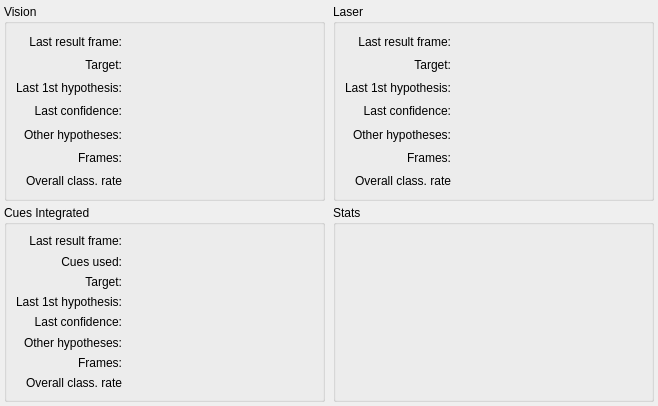
<ui version="4.0" >
 <class>ResultsDialog</class>
 <widget class="QDialog" name="ResultsDialog" >
  <property name="geometry" >
   <rect>
    <x>0</x>
    <y>0</y>
    <width>658</width>
    <height>406</height>
   </rect>
  </property>
  <property name="windowTitle" >
   <string>Results</string>
  </property>
  <property name="windowIcon" >
   <iconset resource="Monitor.qrc" >:/Monitor/resources/monitor.png</iconset>
  </property>
  <layout class="QGridLayout" >
   <property name="leftMargin" >
    <number>4</number>
   </property>
   <property name="topMargin" >
    <number>4</number>
   </property>
   <property name="rightMargin" >
    <number>4</number>
   </property>
   <property name="bottomMargin" >
    <number>4</number>
   </property>
   <property name="horizontalSpacing" >
    <number>8</number>
   </property>
   <property name="verticalSpacing" >
    <number>4</number>
   </property>
   <item row="0" column="0" >
    <widget class="QGroupBox" name="groupBox" >
     <property name="title" >
      <string>Vision</string>
     </property>
     <layout class="QGridLayout" >
      <item row="0" column="0" >
       <widget class="QLabel" name="label" >
        <property name="text" >
         <string>Last result frame:</string>
        </property>
        <property name="alignment" >
         <set>Qt::AlignRight|Qt::AlignTrailing|Qt::AlignVCenter</set>
        </property>
       </widget>
      </item>
      <item row="0" column="1" >
       <widget class="QLabel" name="visLastFrameLabel" >
        <property name="sizePolicy" >
         <sizepolicy vsizetype="Preferred" hsizetype="Expanding" >
          <horstretch>0</horstretch>
          <verstretch>0</verstretch>
         </sizepolicy>
        </property>
        <property name="text" >
         <string/>
        </property>
       </widget>
      </item>
      <item row="2" column="0" >
       <widget class="QLabel" name="label_3" >
        <property name="text" >
         <string>Last 1st hypothesis:</string>
        </property>
        <property name="alignment" >
         <set>Qt::AlignRight|Qt::AlignTrailing|Qt::AlignVCenter</set>
        </property>
       </widget>
      </item>
      <item row="5" column="0" >
       <widget class="QLabel" name="label_4" >
        <property name="text" >
         <string>Frames:</string>
        </property>
        <property name="alignment" >
         <set>Qt::AlignRight|Qt::AlignTrailing|Qt::AlignVCenter</set>
        </property>
       </widget>
      </item>
      <item row="6" column="0" >
       <widget class="QLabel" name="label_5" >
        <property name="text" >
         <string>Overall class. rate</string>
        </property>
        <property name="alignment" >
         <set>Qt::AlignRight|Qt::AlignTrailing|Qt::AlignVCenter</set>
        </property>
       </widget>
      </item>
      <item row="2" column="1" >
       <widget class="QLabel" name="vis1stHypLabel" >
        <property name="sizePolicy" >
         <sizepolicy vsizetype="Preferred" hsizetype="Expanding" >
          <horstretch>0</horstretch>
          <verstretch>0</verstretch>
         </sizepolicy>
        </property>
        <property name="text" >
         <string/>
        </property>
       </widget>
      </item>
      <item row="5" column="1" >
       <widget class="QLabel" name="visFramesLabel" >
        <property name="sizePolicy" >
         <sizepolicy vsizetype="Preferred" hsizetype="Expanding" >
          <horstretch>0</horstretch>
          <verstretch>0</verstretch>
         </sizepolicy>
        </property>
        <property name="text" >
         <string/>
        </property>
       </widget>
      </item>
      <item row="6" column="1" >
       <widget class="QLabel" name="visClassRateLabel" >
        <property name="sizePolicy" >
         <sizepolicy vsizetype="Preferred" hsizetype="Expanding" >
          <horstretch>0</horstretch>
          <verstretch>0</verstretch>
         </sizepolicy>
        </property>
        <property name="text" >
         <string/>
        </property>
       </widget>
      </item>
      <item row="3" column="0" >
       <widget class="QLabel" name="label_2" >
        <property name="text" >
         <string>Last confidence:</string>
        </property>
        <property name="alignment" >
         <set>Qt::AlignRight|Qt::AlignTrailing|Qt::AlignVCenter</set>
        </property>
       </widget>
      </item>
      <item row="3" column="1" >
       <widget class="QLabel" name="visConfLabel" >
        <property name="text" >
         <string/>
        </property>
       </widget>
      </item>
      <item row="4" column="0" >
       <widget class="QLabel" name="label_7" >
        <property name="text" >
         <string>Other hypotheses:</string>
        </property>
        <property name="alignment" >
         <set>Qt::AlignRight|Qt::AlignTrailing|Qt::AlignVCenter</set>
        </property>
       </widget>
      </item>
      <item row="4" column="1" >
       <widget class="QLabel" name="visOtherHypLabel" >
        <property name="text" >
         <string/>
        </property>
       </widget>
      </item>
      <item row="1" column="0" >
       <widget class="QLabel" name="label_6" >
        <property name="text" >
         <string>Target:</string>
        </property>
        <property name="alignment" >
         <set>Qt::AlignRight|Qt::AlignTrailing|Qt::AlignVCenter</set>
        </property>
       </widget>
      </item>
      <item row="1" column="1" >
       <widget class="QLabel" name="visTargetLabel" >
        <property name="text" >
         <string/>
        </property>
       </widget>
      </item>
     </layout>
    </widget>
   </item>
   <item row="0" column="1" >
    <widget class="QGroupBox" name="groupBox_2" >
     <property name="title" >
      <string>Laser</string>
     </property>
     <layout class="QGridLayout" >
      <item row="0" column="0" >
       <widget class="QLabel" name="label_8" >
        <property name="text" >
         <string>Last result frame:</string>
        </property>
        <property name="alignment" >
         <set>Qt::AlignRight|Qt::AlignTrailing|Qt::AlignVCenter</set>
        </property>
       </widget>
      </item>
      <item row="0" column="1" >
       <widget class="QLabel" name="lasLastFrameLabel" >
        <property name="sizePolicy" >
         <sizepolicy vsizetype="Preferred" hsizetype="Expanding" >
          <horstretch>0</horstretch>
          <verstretch>0</verstretch>
         </sizepolicy>
        </property>
        <property name="text" >
         <string/>
        </property>
       </widget>
      </item>
      <item row="1" column="0" >
       <widget class="QLabel" name="label_9" >
        <property name="text" >
         <string>Target:</string>
        </property>
        <property name="alignment" >
         <set>Qt::AlignRight|Qt::AlignTrailing|Qt::AlignVCenter</set>
        </property>
       </widget>
      </item>
      <item row="1" column="1" >
       <widget class="QLabel" name="lasTargetLabel" >
        <property name="text" >
         <string/>
        </property>
       </widget>
      </item>
      <item row="2" column="0" >
       <widget class="QLabel" name="label_12" >
        <property name="text" >
         <string>Last 1st hypothesis:</string>
        </property>
        <property name="alignment" >
         <set>Qt::AlignRight|Qt::AlignTrailing|Qt::AlignVCenter</set>
        </property>
       </widget>
      </item>
      <item row="2" column="1" >
       <widget class="QLabel" name="las1stHypLabel" >
        <property name="sizePolicy" >
         <sizepolicy vsizetype="Preferred" hsizetype="Expanding" >
          <horstretch>0</horstretch>
          <verstretch>0</verstretch>
         </sizepolicy>
        </property>
        <property name="text" >
         <string/>
        </property>
       </widget>
      </item>
      <item row="3" column="0" >
       <widget class="QLabel" name="label_14" >
        <property name="text" >
         <string>Last confidence:</string>
        </property>
        <property name="alignment" >
         <set>Qt::AlignRight|Qt::AlignTrailing|Qt::AlignVCenter</set>
        </property>
       </widget>
      </item>
      <item row="3" column="1" >
       <widget class="QLabel" name="lasConfLabel" >
        <property name="text" >
         <string/>
        </property>
       </widget>
      </item>
      <item row="4" column="0" >
       <widget class="QLabel" name="label_13" >
        <property name="text" >
         <string>Other hypotheses:</string>
        </property>
        <property name="alignment" >
         <set>Qt::AlignRight|Qt::AlignTrailing|Qt::AlignVCenter</set>
        </property>
       </widget>
      </item>
      <item row="4" column="1" >
       <widget class="QLabel" name="lasOtherHypLabel" >
        <property name="text" >
         <string/>
        </property>
       </widget>
      </item>
      <item row="5" column="0" >
       <widget class="QLabel" name="label_11" >
        <property name="text" >
         <string>Frames:</string>
        </property>
        <property name="alignment" >
         <set>Qt::AlignRight|Qt::AlignTrailing|Qt::AlignVCenter</set>
        </property>
       </widget>
      </item>
      <item row="5" column="1" >
       <widget class="QLabel" name="lasFramesLabel" >
        <property name="sizePolicy" >
         <sizepolicy vsizetype="Preferred" hsizetype="Expanding" >
          <horstretch>0</horstretch>
          <verstretch>0</verstretch>
         </sizepolicy>
        </property>
        <property name="text" >
         <string/>
        </property>
       </widget>
      </item>
      <item row="6" column="0" >
       <widget class="QLabel" name="label_10" >
        <property name="text" >
         <string>Overall class. rate</string>
        </property>
        <property name="alignment" >
         <set>Qt::AlignRight|Qt::AlignTrailing|Qt::AlignVCenter</set>
        </property>
       </widget>
      </item>
      <item row="6" column="1" >
       <widget class="QLabel" name="lasClassRateLabel" >
        <property name="sizePolicy" >
         <sizepolicy vsizetype="Preferred" hsizetype="Expanding" >
          <horstretch>0</horstretch>
          <verstretch>0</verstretch>
         </sizepolicy>
        </property>
        <property name="text" >
         <string/>
        </property>
       </widget>
      </item>
     </layout>
    </widget>
   </item>
   <item row="1" column="0" >
    <widget class="QGroupBox" name="groupBox_3" >
     <property name="title" >
      <string>Cues Integrated</string>
     </property>
     <layout class="QGridLayout" >
      <item row="0" column="0" >
       <widget class="QLabel" name="label_19" >
        <property name="text" >
         <string>Last result frame:</string>
        </property>
        <property name="alignment" >
         <set>Qt::AlignRight|Qt::AlignTrailing|Qt::AlignVCenter</set>
        </property>
       </widget>
      </item>
      <item row="0" column="1" >
       <widget class="QLabel" name="intgLastFrameLabel" >
        <property name="sizePolicy" >
         <sizepolicy vsizetype="Preferred" hsizetype="Expanding" >
          <horstretch>0</horstretch>
          <verstretch>0</verstretch>
         </sizepolicy>
        </property>
        <property name="text" >
         <string/>
        </property>
       </widget>
      </item>
      <item row="2" column="0" >
       <widget class="QLabel" name="label_15" >
        <property name="text" >
         <string>Target:</string>
        </property>
        <property name="alignment" >
         <set>Qt::AlignRight|Qt::AlignTrailing|Qt::AlignVCenter</set>
        </property>
       </widget>
      </item>
      <item row="3" column="0" >
       <widget class="QLabel" name="label_20" >
        <property name="text" >
         <string>Last 1st hypothesis:</string>
        </property>
        <property name="alignment" >
         <set>Qt::AlignRight|Qt::AlignTrailing|Qt::AlignVCenter</set>
        </property>
       </widget>
      </item>
      <item row="3" column="1" >
       <widget class="QLabel" name="intg1stHypLabel" >
        <property name="sizePolicy" >
         <sizepolicy vsizetype="Preferred" hsizetype="Expanding" >
          <horstretch>0</horstretch>
          <verstretch>0</verstretch>
         </sizepolicy>
        </property>
        <property name="text" >
         <string/>
        </property>
       </widget>
      </item>
      <item row="4" column="0" >
       <widget class="QLabel" name="label_17" >
        <property name="text" >
         <string>Last confidence:</string>
        </property>
        <property name="alignment" >
         <set>Qt::AlignRight|Qt::AlignTrailing|Qt::AlignVCenter</set>
        </property>
       </widget>
      </item>
      <item row="4" column="1" >
       <widget class="QLabel" name="intgConfLabel" >
        <property name="text" >
         <string/>
        </property>
       </widget>
      </item>
      <item row="5" column="0" >
       <widget class="QLabel" name="label_16" >
        <property name="text" >
         <string>Other hypotheses:</string>
        </property>
        <property name="alignment" >
         <set>Qt::AlignRight|Qt::AlignTrailing|Qt::AlignVCenter</set>
        </property>
       </widget>
      </item>
      <item row="5" column="1" >
       <widget class="QLabel" name="intgOtherHypLabel" >
        <property name="text" >
         <string/>
        </property>
       </widget>
      </item>
      <item row="6" column="0" >
       <widget class="QLabel" name="label_21" >
        <property name="text" >
         <string>Frames:</string>
        </property>
        <property name="alignment" >
         <set>Qt::AlignRight|Qt::AlignTrailing|Qt::AlignVCenter</set>
        </property>
       </widget>
      </item>
      <item row="6" column="1" >
       <widget class="QLabel" name="intgFramesLabel" >
        <property name="sizePolicy" >
         <sizepolicy vsizetype="Preferred" hsizetype="Expanding" >
          <horstretch>0</horstretch>
          <verstretch>0</verstretch>
         </sizepolicy>
        </property>
        <property name="text" >
         <string/>
        </property>
       </widget>
      </item>
      <item row="7" column="0" >
       <widget class="QLabel" name="label_18" >
        <property name="text" >
         <string>Overall class. rate</string>
        </property>
        <property name="alignment" >
         <set>Qt::AlignRight|Qt::AlignTrailing|Qt::AlignVCenter</set>
        </property>
       </widget>
      </item>
      <item row="7" column="1" >
       <widget class="QLabel" name="intgClassRateLabel" >
        <property name="sizePolicy" >
         <sizepolicy vsizetype="Preferred" hsizetype="Expanding" >
          <horstretch>0</horstretch>
          <verstretch>0</verstretch>
         </sizepolicy>
        </property>
        <property name="text" >
         <string/>
        </property>
       </widget>
      </item>
      <item row="1" column="0" >
       <widget class="QLabel" name="label_22" >
        <property name="text" >
         <string>Cues used:</string>
        </property>
        <property name="alignment" >
         <set>Qt::AlignRight|Qt::AlignTrailing|Qt::AlignVCenter</set>
        </property>
       </widget>
      </item>
      <item row="1" column="1" >
       <widget class="QLabel" name="intgCuesUsed" >
        <property name="text" >
         <string/>
        </property>
       </widget>
      </item>
      <item row="2" column="1" >
       <widget class="QLabel" name="intgTargetLabel" >
        <property name="text" >
         <string/>
        </property>
       </widget>
      </item>
     </layout>
    </widget>
   </item>
   <item row="1" column="1" >
    <widget class="QGroupBox" name="groupBox_4" >
     <property name="title" >
      <string>Stats</string>
     </property>
    </widget>
   </item>
  </layout>
 </widget>
 <resources>
  <include location="Monitor.qrc" />
 </resources>
 <connections/>
</ui>
